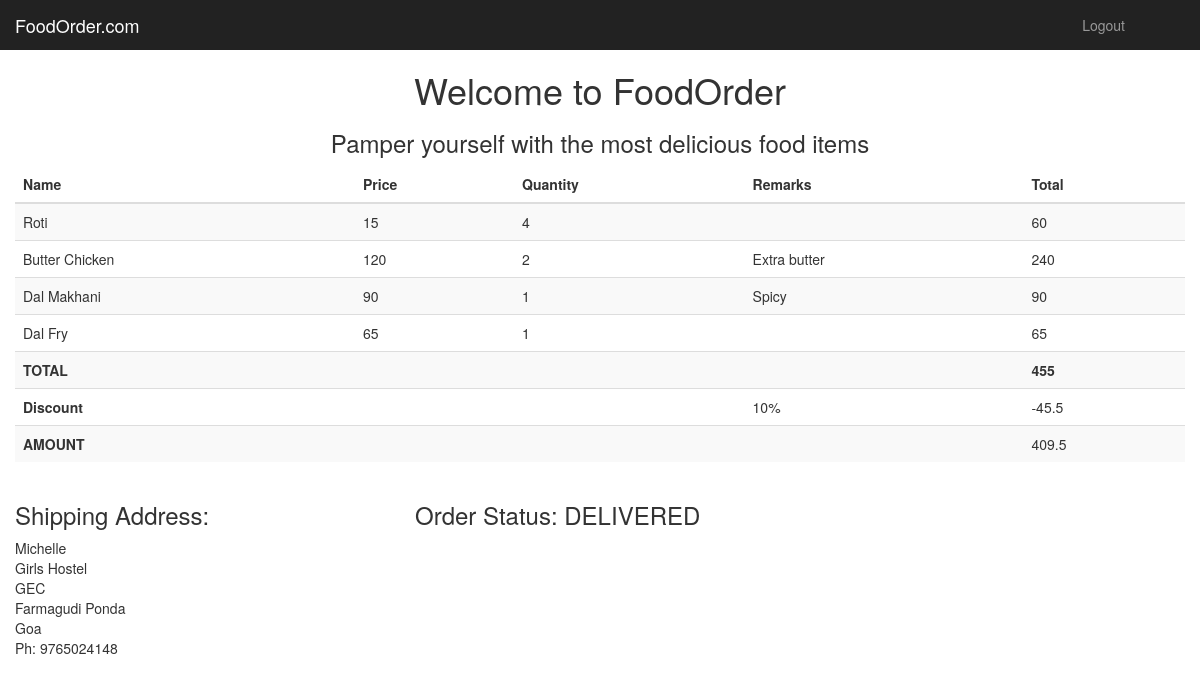
/manager/checkorder.php?order=2 (signed in), run on the app's committed database.
### tables this page shows
CREATE TABLE IF NOT EXISTS `order_fooditems` (
  `order_id` int(11) NOT NULL,
  `fooditems_id` int(11) NOT NULL,
  `quantity` int(11) NOT NULL,
  `remarks` text NOT NULL
);

CREATE TABLE IF NOT EXISTS `fooditems` (
`id` int(11) NOT NULL,
  `itemname` varchar(20) NOT NULL,
  `category_id` int(11) NOT NULL,
  `price` int(11) NOT NULL
);

CREATE TABLE IF NOT EXISTS `discount` (
`id` int(11) NOT NULL,
  `code` varchar(15) NOT NULL,
  `percent` int(11) NOT NULL,
  `minprice` int(11) NOT NULL,
  `status` tinyint(1) NOT NULL DEFAULT '1'
);

CREATE TABLE IF NOT EXISTS `address` (
`id` int(11) NOT NULL,
  `user_id` int(11) NOT NULL,
  `name` varchar(50) NOT NULL,
  `line1` text NOT NULL,
  `line2` text,
  `city` varchar(30) NOT NULL,
  `phone` varchar(10) NOT NULL
);

### manager/checkorder.php (the view, shortened to what this page needs)
<?php
    if(isset($_GET['order'])) $orderid=$_GET['order'];
    $sql="SELECT * FROM `order_fooditems` join fooditems on order_fooditems.fooditems_id = fooditems.id WHERE order_id = {$orderid} ";
    $order=mysql_query($sql);
    $sql="SELECT * from orders where id={$orderid}";
    $result=mysql_query($sql);
    $details=mysql_fetch_assoc($result);
        $sql="SELECT * from discount where id = {$details['discount_id']}";
        $coupon=mysql_query($sql);
        $discount=mysql_fetch_assoc($coupon);
        $disc=$discount['percent']/100;
        $sql="SELECT * from address where id = {$details['addressid']}";
        $addr=mysql_query($sql);
        $address=mysql_fetch_assoc($addr);
?>
<!DOCTYPE html>
<html lang="en">
<head>
    <link href="../assets/bootstrap/css/bootstrap.min.css" rel="stylesheet">
    <link href="../assets/css/dashboard.css" rel="stylesheet">
  </head>
  <body>
    <nav class="navbar navbar-inverse navbar-fixed-top">
      <div class="container-fluid">
        <div class="navbar-header">
          <a class="navbar-brand" href="index.php">FoodOrder.com</a>
        </div>
        <div id="navbar" class="navbar-collapse collapse">
          <ul class="nav navbar-nav navbar-right">
            <li><a href="#"></a></li>
            <li><a href="../logout.php">Logout</a></li>
            <li><a href="#"></a></li>
            <li><a href="#"></a></li>
          </ul>
        </div>
      </div>
    </nav>
    <div class="container">
		<h1><center>Welcome to FoodOrder</center></h1>
		<h3><center>Pamper yourself with the most delicious food items</center></h3>
        <div class="row">
            <table class="table table-striped">
				<thead>
				<tr>
					<th>Name</th>
                    <th>Price</th>
					<th>Quantity</th>
                    <th>Remarks</th>
					<th>Total</th>
				</tr>
				</thead>
                <tbody>
                <?php
                    $total=0;
                    while($item=mysql_fetch_assoc($order)){
                ?>
                <tr>
                    <td><?= $item['itemname'] ?></td>
                    <td><?= $item['price'] ?></td>
                    <td><?= $item['quantity'] ?></td>
                    <td><?= $item['remarks'] ?></td>
                    <td><?= $item['price']*$item['quantity']  ?></td>
                </tr>
                <?php
                        $total+=$item['price']*$item['quantity'];
                    }
                ?>
                <tr>
                    <th>TOTAL</th>
                    <td></td>
                    <td></td>
                    <td></td>
                    <th><?=$total?></th>
                </tr>
                <?php
                    if(isset($disc)) {
                        $disc=$total*$disc;
                        $total=$total-$disc;
                ?>
                    <tr>
                        <th>Discount</th>
                        <td></td>
                        <td></td>
                        <td><?=$discount['percent']?>%</td>
                        <td>-<?=$disc?></td>
                    </tr>
                    <tr>
                        <th>AMOUNT</th>
                        <td></td>
                        <td></td>
                        <td></td>
                        <td><?=$total?></td>
                    </tr>
                    <?php
                }
                    ?>
                </tbody>
            </table>
            <div class="row">
                <div class="col-md-4">
                    <h3>Shipping Address:</h3>
                    <?=$address["name"] ?>
                    <br><?=$address["line1"] ?>
                    <br><?=$address["line2"] ?>
                    <br><?=$address["city"] ?>
                    <br>Goa
                    <br>Ph: <?=$address["phone"] ?>
                </div>
                <div class="col-md-8">
                            <h3>Order Status: <?php
                                switch($details['status']){
                                    case 4: echo "DELIVERED"; break;
                                }
                            ?></h3>
               </div>
            </div>
        </div>
</body></html>

### assets/css/dashboard.css (style rules this page uses)
body { padding-top: 50px; }
.navbar-fixed-top { border: 0; }

### data on the page
order_fooditems: fooditems.itemname "Roti", fooditems.price "15", quantity "4", $item['price']*$item['quantity'] "60"
order_fooditems: fooditems.itemname "Butter Chicken", fooditems.price "120", quantity "2", remarks "Extra butter", $item['price']*$item['quantity'] "240"
order_fooditems: fooditems.itemname "Dal Makhani", fooditems.price "90", quantity "1", remarks "Spicy", $item['price']*$item['quantity'] "90"
order_fooditems: fooditems.itemname "Dal Fry", fooditems.price "65", quantity "1", $item['price']*$item['quantity'] "65"
discount: percent "10"
address: name "Michelle", line1 "Girls Hostel", line2 "GEC", city "Farmagudi Ponda", phone "9765024148"

### other printed values
$total "455"
$disc "45.5"
$total "409.5"
